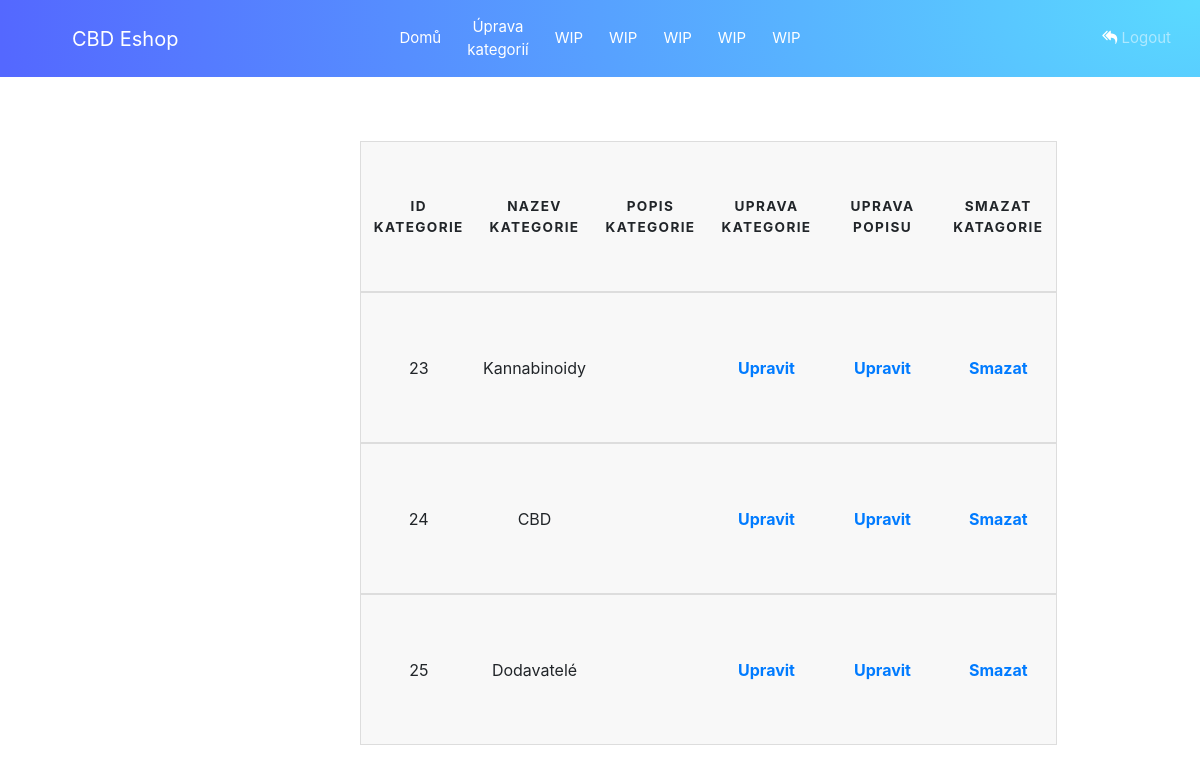
Page /Forum/admin/forum_uprava.php on the earlier database version.
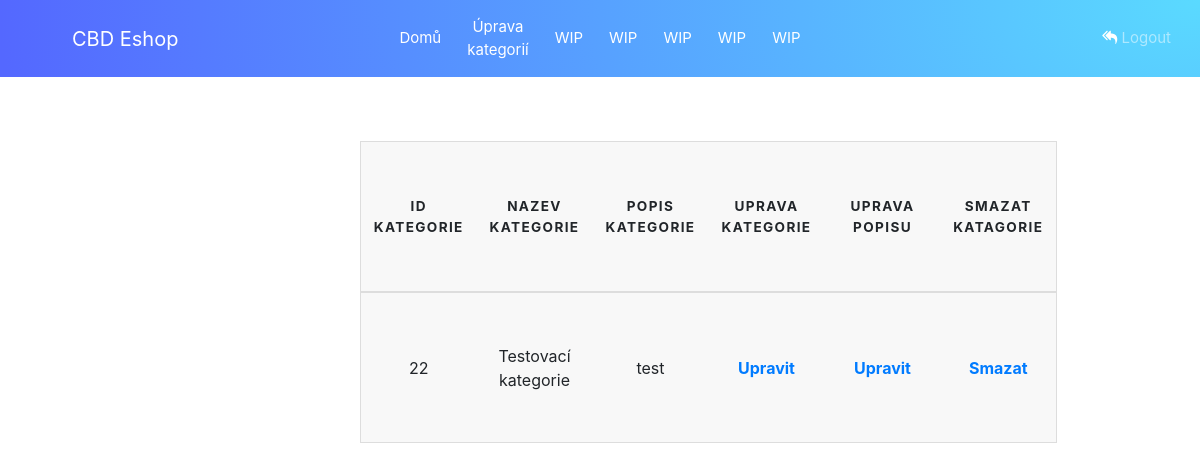
Same page on the later database version.
### tables this page shows
CREATE TABLE `forum_kategorie` (
  `id_kategorie` int(11) NOT NULL,
  `nazev` varchar(255) NOT NULL,
  `popis` text NOT NULL
);

### Forum/admin/forum_uprava.php (the view, shortened to what this page needs)
<?php
$host = "localhost";
$username = "root";
$pass = "";
$db = "eshopfd";
$con = mysqli_connect($host, $username, $pass, $db);
?>
<!DOCTYPE html>
<html lang="en">
<head>
    <link rel="stylesheet" href="../../css/bootstrap-grid.css">
    <link rel="stylesheet" href="../../css/bootstrap.css">
    <link rel="stylesheet" href="../../css/forms.css">
    <link rel="stylesheet" href="https://maxcdn.bootstrapcdn.com/font-awesome/4.7.0/css/font-awesome.min.css">
    <link rel="stylesheet" href="https://stackpath.bootstrapcdn.com/bootstrap/4.3.1/css/bootstrap.min.css"
>
    <link rel="stylesheet" href="../../css/tabulka_kategorie.css">
</head>
<body>
<nav class="navbar navbar-expand-md navbar-dark bg-purple" style="background-image: radial-gradient(100% 1000% at 100% 0, #5adaff 0, #5468ff 100%);">
    <div class="mx-auto order-1 w-75">
        <a class="navbar-brand mx-lg-5" href="../../index.php">CBD Eshop</a>
    </div>
    <div class="navbar-collapse collapse  order-2  dual-collapse2">
        <ul class="navbar-nav ml-auto">
            <li class="nav-item">
                <a class="nav-link active" href='forum_admin.php'>Domů</a>
            </li>
            <li class='nav-item'>
                <a class='nav-link active'  href='forum_uprava.php'>Úprava kategorií</a>
            </li>
            <li class='nav-item'>
                <a class='nav-link active ' href='Uprava_kategorii.php'>WIP</a>
            </li>
            <li class='nav-item'>
                <a class='nav-link active'  href='Pridavani_produktu.php'>WIP</a>
            </li>
            <li class='nav-item'>
                <a class='nav-link active' href='Smazat_produkt.php'>WIP</a>
            </li>
            <li class='nav-item'>
                <a class='nav-link active' href='Pridavani_banneru.php'>WIP</a>
            </li>
            <li class='nav-item'>
                <a class='nav-link active href='stav_objednavek.php'>WIP</a>
            </li>
        </ul>
    </div>
    <div class="navbar-collapse collapse w-75  order-3 dual-collapse2">
        <ul class="navbar-nav ml-auto">
            <li class="nav-item">
                <a class='nav-link' href='../../logout.php'><i class='fa fa-reply-all'></i> Logout</a>
            </li>
        </ul>
    </div>
</nav>
<br>
<br>
<table>
    <thead>
    <th>Id Kategorie</th>
    <th>Nazev Kategorie</th>
    <th>Popis Kategorie</th>
    <th>Uprava Kategorie</th>
    <th>Uprava Popisu</th>
    <th>Smazat Katagorie</th>
    </thead>
</table>
<?php
$sql = "SELECT * FROM forum_kategorie ORDER BY id_kategorie ASC ";
$query = mysqli_query($con, $sql);
while ($row = mysqli_fetch_assoc($query)) {
    ?>
    <table>
        <tbody>
        <tr style="">
            <td funny_nadpis="ID Kategorie"><?php echo $row['id_kategorie']; ?></td>
            <td funny_nadpis="Nazev Kategorie"><?php echo $row['nazev']; ?></td>
            <td funny_nadpis="Nazev Kategorie"><?php echo $row['popis']; ?></td>
            <td funny_nadpis="Uprava Kategorii"><a
                    href="upravit_kategorii.php?id=<?php echo $row['id_kategorie']; ?>"><strong>Upravit</strong></a>
            </td>
            <td funny_nadpis="Uprava Kategorii"><a
                        href="upravit_popis.php?id=<?php echo $row['id_kategorie']; ?>"><strong>Upravit</strong></a>
            </td>
            <td funny_nadpis="Smazat Kategorii"><a
                    href="smazat_kategorii.php?id=<?php echo $row['id_kategorie']; ?>"><strong>Smazat</strong></a>
            </td>
        </tr>
        </tbody>
    </table>
    <?php
}
?>
</body>
</html>

Differences in the rows shown:
removed forum_kategorie: id_kategorie "23", nazev "Kannabinoidy"
removed forum_kategorie: id_kategorie "24", nazev "CBD"
removed forum_kategorie: id_kategorie "25", nazev "Dodavatelé"
added forum_kategorie: id_kategorie "22", nazev "Testovací kategorie", popis "test"
